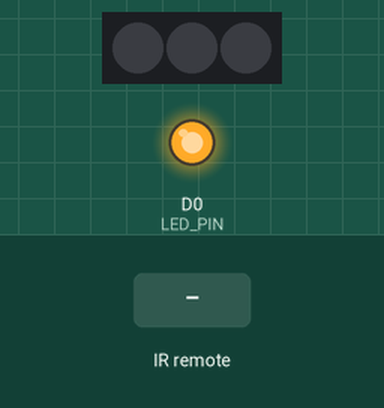
Recording of a sketch running on a simulated ESP8266 (NodeMCU). Shown: 3 RGB LEDs in strip order, left to right, output pins drawn as LEDs (lit = HIGH). Inputs (shaded band) come from the test bench. Dim RGB values are drawn brighter than linear; WiFi joins after 1.5 s; servers stay silent unless stated; what the sketch prints to the serial monitor is not drawn.

Above: at 2.8 s.
2.9 s: infrared code 0x0 received
At 3.8 s:
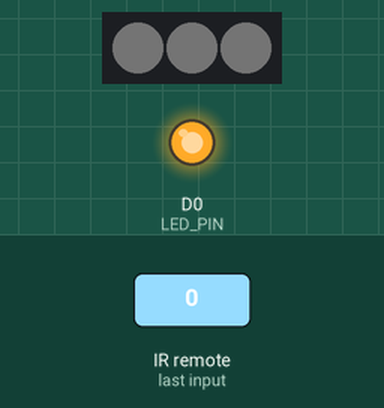
4.4 s: infrared code 0x1 received
At 4.9 s:
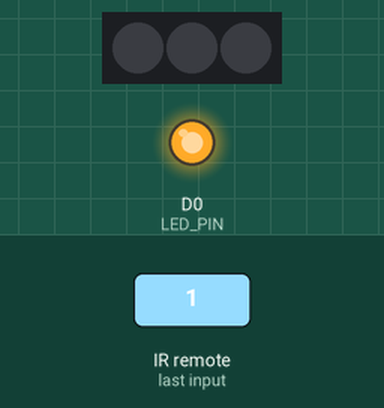
Timing chart, 0 to 7.4 s (numbered marks = the images above; inputs shaded):
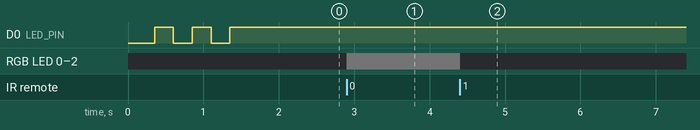

Measured:
- after the input at 2.9 s, RGB LED 0–2: off → RGB(1, 1, 1) at once
- after the input at 4.4 s, RGB LED 0–2: RGB(1, 1, 1) → off at once

The sketch:

lamp.ino
```cpp
#include <ESP8266WiFi.h>
#include <ESP8266mDNS.h>
#include <Adafruit_NeoPixel.h>
#include "IRremote.hpp"


// -----------------------------------------------------------
// config
#define IR_PIN                 D1
#define IR_LED_FEEDBACK        false
#define IR_PROTOCOL            NEC
#define IR_CMD_UP              0x0
#define IR_CMD_DOWN            0x1
#define NEOPX_PIN              D5
#define NEOPX_NUM_PIXELS       3
#define NEOPX_MAX_BRIGHTNESS   30
#define SERIAL_BAUD            115200
const uint  LED_PIN            = 16;
const char* WIFI_SSID          = "yourssid";
const char* WIFI_PASS          = "yourpassword";
const char* MDNS_NAME          = "nodelamp";

// -----------------------------------------------------------
// mem
WiFiServer server(80);
Adafruit_NeoPixel NeoPixel(NEOPX_NUM_PIXELS, NEOPX_PIN, NEO_GRB + NEO_KHZ800);
int neoPx_r = 0;
int neoPx_g = 0;
int neoPx_b = 0;
String httpRequest = "";
long lastStatusUpdate = 0;


// -----------------------------------------------------------
// funcs
void ledOn() {
    digitalWrite(LED_PIN, LOW);
}

void ledOff() {
    digitalWrite(LED_PIN, HIGH);
}

bool isLedOn() {
    return digitalRead(LED_PIN) == LOW;
}

bool isLedOff() {
    return !isLedOn();
}

int clampLedVal(int newVal) {
    if (newVal < 0) {
        return 0;
    } else if (newVal > NEOPX_MAX_BRIGHTNESS) {
        return NEOPX_MAX_BRIGHTNESS;
    } else {
        return newVal;
    }
}

int incrLedVal(int currentValue, int increment) {
    return clampLedVal(currentValue + increment);
}

void handleIrSignal() {
    if (IrReceiver.decode()) {
        IrReceiver.printIRResultShort(&Serial);
        if (IrReceiver.decodedIRData.protocol == IR_PROTOCOL) {
            if (IrReceiver.decodedIRData.command == IR_CMD_UP) {
                neoPx_r = incrLedVal(neoPx_r, 1);
                neoPx_g = incrLedVal(neoPx_g, 1);
                neoPx_b = incrLedVal(neoPx_b, 1);
            }
            else if (IrReceiver.decodedIRData.command == IR_CMD_DOWN) {
                neoPx_r = incrLedVal(neoPx_r, -1);
                neoPx_g = incrLedVal(neoPx_g, -1);
                neoPx_b = incrLedVal(neoPx_b, -1);
            }
        }
        IrReceiver.resume();
    }
}

// parse r,g,b from a request like localhost/led?r=10&g=20&b=30
// returns true if successfully parsed
bool parseHttpRgb(const char *request, int *r, int *g, int *b) {
    const char *start = strstr(request, "/led?");
    if (!start) {
        return false;
    }

    const char *r_pos = strstr(start, "r=");
    const char *g_pos = strstr(start, "g=");
    const char *b_pos = strstr(start, "b=");

    if (r_pos && sscanf(r_pos, "r=%d", r) != 1) return false;
    if (g_pos && sscanf(g_pos, "g=%d", g) != 1) return false;
    if (b_pos && sscanf(b_pos, "b=%d", b) != 1) return false;

    return (r_pos && g_pos && b_pos);
}

void handleHttpRgbRequest(const char *request) {
    int r = -1, g = -1, b = -1;
    if (parseHttpRgb(request, &r, &g, &b)) {
        neoPx_r = clampLedVal(r);
        neoPx_g = clampLedVal(g);
        neoPx_b = clampLedVal(b);
    }
}

void handleHttpRequest() {
    WiFiClient client = server.available();

    if (client) {
        httpRequest = client.readStringUntil('\r');
        handleHttpRgbRequest(httpRequest.c_str());
        client.flush();
        client.print("HTTP/1.1 200 OK");
    }
}

void neoPxUpdate() {
    for (int pixel = 0; pixel < NEOPX_NUM_PIXELS; pixel++) {
        NeoPixel.setPixelColor(pixel, NeoPixel.Color(neoPx_r, neoPx_g, neoPx_b));
        NeoPixel.show();
    }
}

void printStatus() {
    long now = millis();
    if (now - lastStatusUpdate > 5000) {
        Serial.print("IP address: ");
        Serial.println(WiFi.localIP());
        Serial.print("NeoPixel values (RGB): ");
        Serial.print(neoPx_r);
        Serial.print(" ");
        Serial.print(neoPx_g);
        Serial.print(" ");
        Serial.println(neoPx_b);
        lastStatusUpdate = now;
    }
}


// -----------------------------------------------------------
// go
void setup() {
    pinMode(LED_PIN, OUTPUT);

    Serial.begin(SERIAL_BAUD);
    delay(100);

    NeoPixel.begin();
    IrReceiver.begin(IR_PIN, IR_LED_FEEDBACK);

    Serial.print("Connecting to ");
    Serial.println(WIFI_SSID);

    WiFi.begin(WIFI_SSID, WIFI_PASS);

    while (WiFi.status() != WL_CONNECTED)
    {
        Serial.print(".");
        ledOn();
        delay(250);
        ledOff();
        delay(250);
    }

    ledOff();

    if (!MDNS.begin(MDNS_NAME))
    {
        Serial.println("mDNS setup failed");
    }
    else
    {
        Serial.println("mDNS responder started");
    }

    server.begin();
}

void loop() {
    MDNS.update();
    handleIrSignal();
    handleHttpRequest();
    neoPxUpdate();
    printStatus();
    delay(1);
}
```
